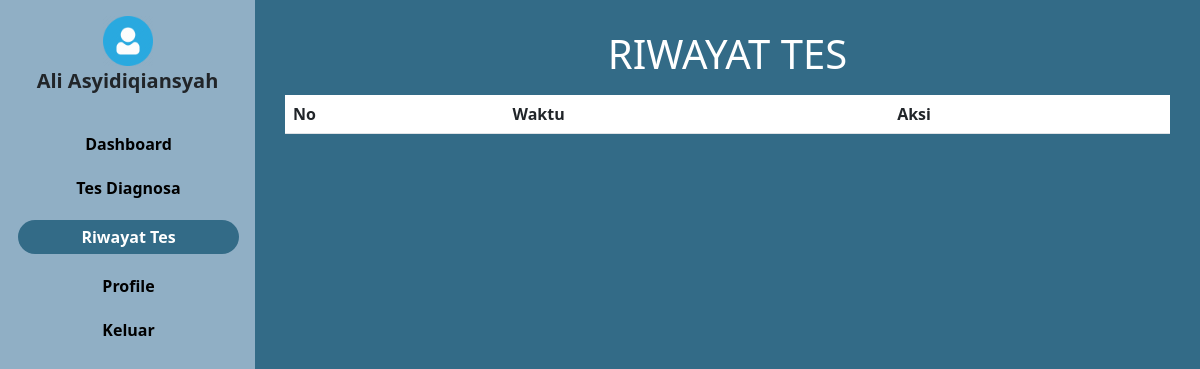
/user/riwayat.php (signed in), run on an earlier commit of the app's database.
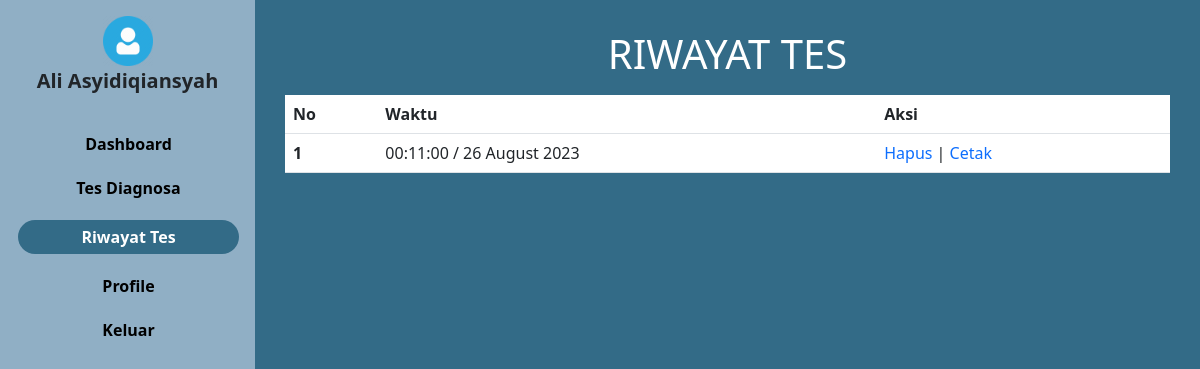
And on a later commit of the database.
### tables this page shows
CREATE TABLE `hasil_diagnosa` (
  `idhasil` int(10) NOT NULL,
  `iduser` int(15) NOT NULL,
  `tanggal` timestamp NOT NULL DEFAULT current_timestamp() ON UPDATE current_timestamp(),
  `usia` int(10) NOT NULL,
  `cf_katarak` double NOT NULL,
  `bayes_katarak` double NOT NULL,
  `cf_konjungtivitis` double NOT NULL,
  `bayes_konjungtivitis` double NOT NULL,
  `cf_miopi` double NOT NULL,
  `bayes_miopi` double NOT NULL,
  `cf_glaukoma` double NOT NULL,
  `bayes_glaukoma` double NOT NULL,
  `cf_butawarna` double NOT NULL,
  `bayes_butawarna` double NOT NULL,
  `cf_presbiopi` double NOT NULL,
  `bayes_presbiopi` double NOT NULL,
  `cf_astigmatisme` double NOT NULL,
  `bayes_astigmatisme` double NOT NULL,
  `cf_hipermetropi` double NOT NULL,
  `bayes_hipermetropi` double NOT NULL,
  `cf_buwar` double DEFAULT NULL,
  `bayes_buwar` double DEFAULT NULL
);

### konek.php (called while the page is built, shortened)
<?php
$koneksi = mysqli_connect("localhost", "root", "", "mata");
function query($query)
{
    global $koneksi;
    $result = mysqli_query($koneksi, $query);
    $rows = [];
    while ($row = mysqli_fetch_assoc($result)) {
        $rows[] = $row;
    }
    return $rows;
}
function dekripsi($teks)
{
    $text = $teks;
    $kunci = 'mataRara';
    $key = hash('sha256', $kunci);
    $pkey = "123";
    $method = "aes-192-cfb1";
    $iv = substr(hash('sha256', $pkey), 0, 16);
    $dekripsi = base64_decode($text);
    $dekripsi = openssl_decrypt($dekripsi, $method, $key, 0, $iv);
    return $dekripsi;
}
?>

### user/riwayat.php (the view, shortened to what this page needs)
<?php
require_once '../konek.php';
$id = dekripsi($_COOKIE['mataRara']);
$user = query("SELECT * FROM user WHERE iduser = $id")[0];
$data = query("SELECT * FROM hasil_diagnosa WHERE iduser = $id");
?>
<html lang="en">
<head>
  <link href="https://cdn.jsdelivr.net/npm/bootstrap@5.3.0/dist/css/bootstrap.min.css" rel="stylesheet"
>
  <link rel="stylesheet" href="https://cdn.datatables.net/1.13.4/css/jquery.dataTables.min.css">
  <link rel="stylesheet" href="../style.css">
</head>
<body>
  <div class="main-container d-flex">
    <div class="sidebar px-3 pt-3">
      <div class="header pb-3">
        <img class="text-center" src="../img/<?php echo $user['foto']; ?>"
          style="width: 50px; margin-right: auto; margin-left: auto; display: block;" alt="">
        <h5 class="offcanvas-title fw-bold text-center" style="margin-left: auto; font-size: 20px"
          id="offcanvasDarkLabel"><?php echo $user['nama']; ?></h5>
      </div>
      <ul>
        <li class=""> <a href="index.php">Dashboard</a></li>
        <li class=""><a href="tes.php">Tes Diagnosa</a></li>
        <li class="active"> <a href="riwayat.php">Riwayat Tes</a></li>
        <li class=""> <a href="profile.php">Profile</a></li>
        <li class=""> <a href="../keluar.php">Keluar</a></li>
      </ul>
    </div>
    <div class="content" style="width: 100%;">
      <div class="container ">
        <h1 style="text-align:center; margin-top: 30px; color: white; padding: 0px 35px">RIWAYAT TES</h1>
        <div class="row align-items-start text-center" style="margin-top: 17px">
          <table class="table" id="example2">
            <thead>
              <tr>
                <th scope="col">No</th>
                <th scope="col">Waktu</th>
                <th scope="col">Aksi</th>
              </tr>
            </thead>
            <tbody>
              <?php
              $i = 1;
              foreach ($data as $d):
                $waktu_tes = strftime('%H:%M:%S / %d %B %Y', strtotime($d['tanggal']));
                ?>
                <tr>
                  <th scope="row">
                    <?= $i; ?>
                  </th>
                  <td>
                    <?= $waktu_tes; ?>
                  </td>
                  <td><a style="text-decoration: none;" href="../delete_pengguna.php?idhasil=<?= $d['idhasil']; ?>"
                      onclick="return confirm('Apakah anda yakin ingin menghapus data?')">Hapus</a> | <a
                      style="text-decoration: none;" href="../print.php?idhasil=<?= $d['idhasil']; ?>"
                      target="_blank">Cetak</a></td>
                </tr>
                <?php
                $i++;
              endforeach;
              ?>
            </tbody>
          </table>
        </div>
      </div>
    </div>
  </div>
</body>
</html>

What changed in the data, as far as the page shows it:
added hasil_diagnosa: tanggal "00:11:00 / 26 August 2023"
